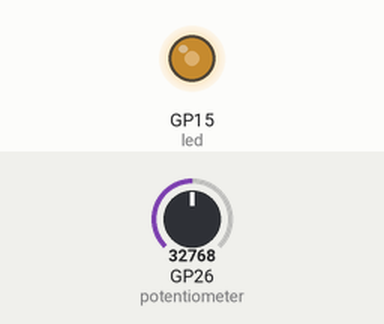
Bench run of a program on a simulated Raspberry Pi Pico running MicroPython. Shown: output pins drawn as LEDs (lit = HIGH). Inputs (shaded band) come from the test bench; at power-on: GP26 (potentiometer) = 32768 (analog values on the 0–65535 scale). What the program prints to the serial console is not drawn.

Above: at 1.2 s.
1.3 s: GP26 (potentiometer) set to 45874
At 2.5 s:
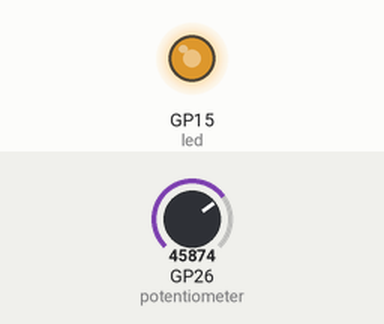
2.8 s: GP26 (potentiometer) set to 57670
At 3.7 s:
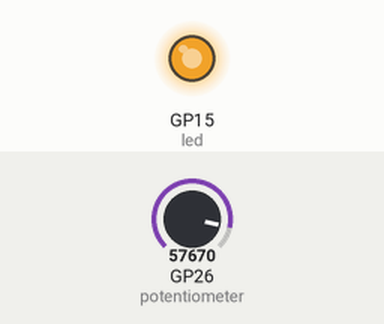
4.3 s: GP26 (potentiometer) set to 7864
At 4.8 s:
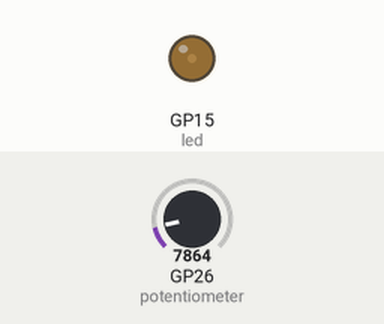
5.8 s: GP26 (potentiometer) set to 0
At 7.1 s:
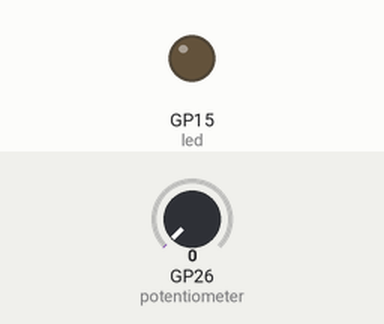
Timing chart, 0 to 8.3 s (numbered marks = the images above; inputs shaded):
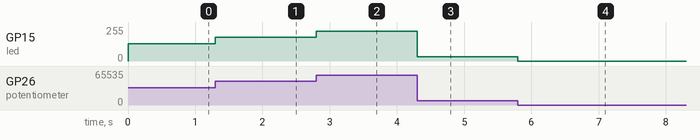

The program:

potentiometer.py
```python
from machine import ADC, Pin, PWM
from utime import sleep

potentiometer = ADC(26)
led = PWM(Pin(15))
led.freq(1000) # Sets frequency to 1 hertz

conversion_factor = 3.3 / 65535
while True:
    voltage = potentiometer.read_u16() * conversion_factor
    print(voltage)
    #sleep(0.5)
    led.duty_u16(potentiometer.read_u16()) # Controls the pin output, the percentage of 'On's during the frequency
```

Measured:
- after the input at 1.3 s, GP15 (led): 128/255 → 178/255 at once
- after the input at 2.8 s, GP15 (led): 178/255 → 224/255 at once
- after the input at 4.3 s, GP15 (led): 224/255 → 31/255 at once
- after the input at 5.8 s, GP15 (led): 31/255 → 0/255 at once
